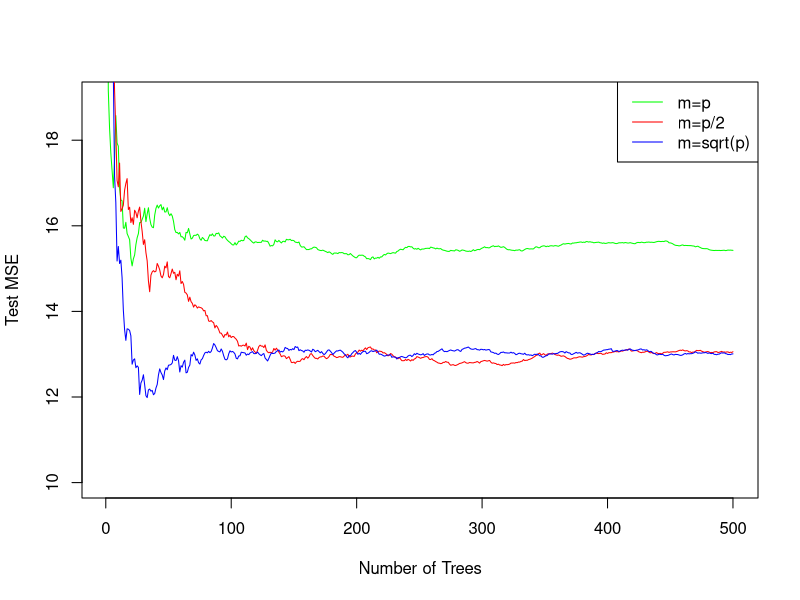

Write R code to recreate this figure.
library(MASS)
library(randomForest)

set.seed(1101)
bs=Boston

train = sample(dim(bs)[1], dim(bs)[1]/2)
X.train = bs[train,-14]
X.test = bs[-train,-14]
Y.train = bs[train, 14]
Y.test = bs[-train, 14]

p = dim(bs)[2]-1
p.2 = p/2
p.sq = sqrt(p)

rf.bs.p = randomForest(X.train, Y.train, xtest=X.test, ytest = Y.test, 
                       mtry=p, ntree=500)
rf.bs.p.2 = randomForest(X.train, Y.train, xtest=X.test, ytest = Y.test, 
                         mtry=p.2, ntree=500)
rf.bs.p.sq = randomForest(X.train, Y.train, xtest=X.test, ytest = Y.test, 
                          mtry=p.sq, ntree=500)

plot(1:500, rf.bs.p$test$mse, col='green', type='l', xlab='Number of Trees', 
     ylab='Test MSE',
     ylim=c(10,19))
lines(1:500, rf.bs.p.2$test$mse, col='red', type='l')
lines(1:500, rf.bs.p.sq$test$mse, col='blue', type='l')
legend('topright', c('m=p', 'm=p/2', 'm=sqrt(p)'), col=c('green', 'red', 'blue'), 
       cex=1, lty=1)

